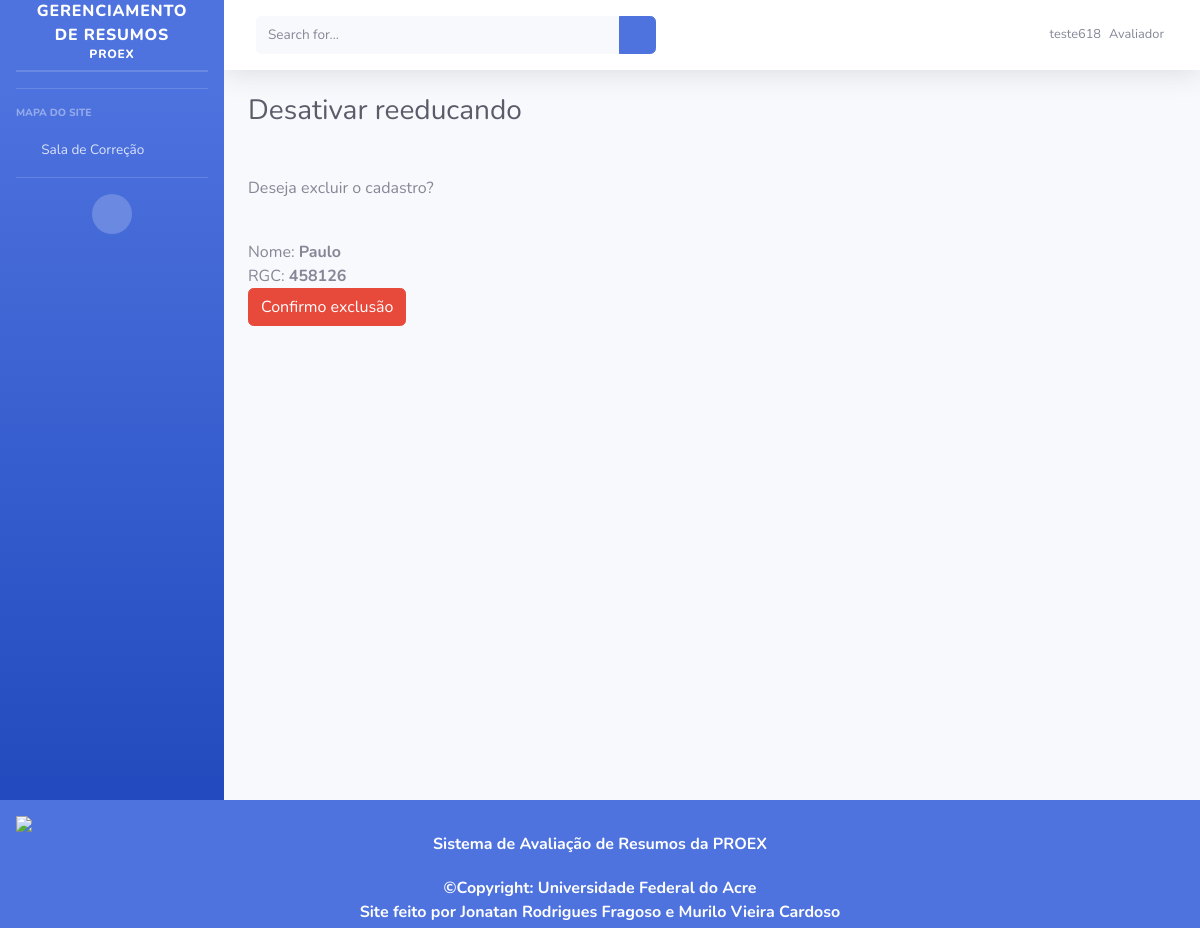
The page /reeducandos/exclusao/1 (signed in) on the database its author committed.
### usuarios/models.py (models this page shows, shortened)
class User(AbstractUser):
    NIVEL = (
        (4, 'Avaliador'),
        (3, 'Diretor'),
        (2, 'Estagiário'),
        (1, 'Administrador'),
    )
    nivel = models.IntegerField(
        choices=NIVEL,
        blank=True, default=1)

class Reeducando(models.Model):
    nome = models.CharField('Nome do reeducando', max_length=200)
    rgc = models.CharField('Nº do RGC', max_length=200)

### usuarios/views.py (the view)
# urls.py: path('reeducandos/exclusao/<int:pk>', ExclusaoReeducando.as_view(), name='reeducando_exclusao'),
class ExclusaoReeducando(LoginRequiredMixin, DeleteView):
    login_url = '/login/'
    redirect_field_name = 'redirect_to'
    model = Reeducando
    template_name = 'reeducandos/excluir_reeducandos.html'
    success_url = reverse_lazy('reeducando_listagem')

### templates/reeducandos/excluir_reeducandos.html (shortened to what this page needs)
{% extends 'index.html' %}
{% load static %}
    {% load crispy_forms_tags %}
    {% block conteudo %}
        <h1 class="h3 mb-4 text-gray-800">Desativar reeducando</h1>
        <br>
        <p>Deseja excluir o cadastro? </p>
        <br> Nome: <b> {{ object.nome }} </b>
        <br> RGC: <b> {{ object.rgc }}
        <form method="POST" action="">
            <div>
                <button type="submit" class="save btn btn-danger">Confirmo exclusão</button>
            </div>
        </form>
    {% endblock %}

### templates/base.html (shortened to what this page needs)
{% load static %}
<!DOCTYPE html>
<html lang="en">
<head>
    <link href={% static "fontawesome-free/css/all.min.css" %} rel="stylesheet" type="text/css">
    <link href={% static "css/sb-admin-2.min.css" %} rel="stylesheet">
</head>
<body id="page-top">
    <div id="wrapper">
        {% block auxiliar %}
        <ul class="navbar-nav bg-gradient-primary sidebar sidebar-dark accordion" id="accordionSidebar">
            <a class="sidebar-brand d-flex align-items-center justify-content-center" href="/">
                <div class="sidebar-brand-text mx-3">Gerenciamento de Resumos <sup>PROEX</sup></div>
            </a>
            <hr class="sidebar-divider my-0">
            <hr class="sidebar-divider">
            {% block usuarios %}
            {% endblock %}
            <hr class="sidebar-divider d-none d-md-block">
            <div class="text-center d-none d-md-inline">
                <button class="rounded-circle border-0" id="sidebarToggle"></button>
            </div>
        </ul>
        {% endblock %}
        <div id="content-wrapper" class="d-flex flex-column">
            <div id="content">
                <nav class="navbar navbar-expand navbar-light bg-white topbar mb-4 static-top shadow">
                    <form
                        class="d-none d-sm-inline-block form-inline mr-auto ml-md-3 my-2 my-md-0 mw-100 navbar-search">
                        <div class="input-group">
                            <input type="text" class="form-control bg-light border-0 small" placeholder="Search for..."
                                aria-label="Search" aria-describedby="basic-addon2">
                            <div class="input-group-append">
                                <button class="btn btn-primary" type="button">
                                    <i class="fas fa-search fa-sm"></i>
                                </button>
                            </div>
                        </div>
                    </form>
                    <ul class="navbar-nav ml-auto">
                        <li class="nav-item dropdown no-arrow">
                            <a class="nav-link dropdown-toggle" href="#" id="userDropdown" role="button"
                                data-toggle="dropdown" aria-haspopup="true" aria-expanded="false">
                                <span class="mr-2 d-none d-lg-inline text-gray-600 small">{{request.user.username}}</span>
                                {% if request.user.nivel == 1 %}
                                <span class="mr-2 d-none d-lg-inline text-gray-600 small"> Administrador</span>
                                    {% elif request.user.nivel == 4 %}
                                    <span class="mr-2 d-none d-lg-inline text-gray-600 small"> Avaliador</span>
                                    {% elif request.user.nivel == 3 %}
                                    <span class="mr-2 d-none d-lg-inline text-gray-600 small"> Diretor</span>
                                    {% else %}
                                    <span class="mr-2 d-none d-lg-inline text-gray-600 small"> Estagiário</span>
                                {% endif %}
                            </a>
                        </li>
                    </ul>
                </nav>
                <div class="container-fluid">
                    {% block conteudo %}{% endblock %}
                </div>
            </div>
        </div>
    </div>
</body>
<footer class="text-bottom text-white">
    <section class="">
        <div class="text-center p-3" style="background-color: #4e73df;">
            <img class="mx-auto d-block" src="{% static 'img/apoio.png' %}">
            <span class="me-1">Sistema de Avaliação de Resumos da PROEX</span>
        </div>
        <div class="text-center p-1" style="background-color: #4e73df;">
            ©Copyright: Universidade Federal do Acre
            <br>
            Site feito por
            <a href="https://github.com/JonatanFragoso" style="color:White">Jonatan Rodrigues Fragoso</a> e
            <a href="https://github.com/Murilovc" style="color:White">Murilo Vieira Cardoso</a>
        </div>
    </section>
</footer>
</html>

### rows shown on the page
User: user.username "teste618"
Reeducando: nome "Paulo", rgc "458126"
